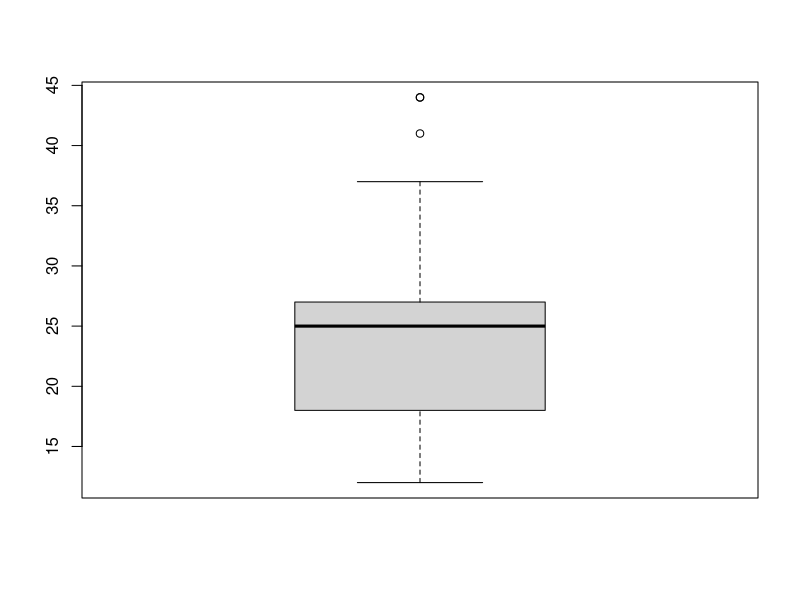
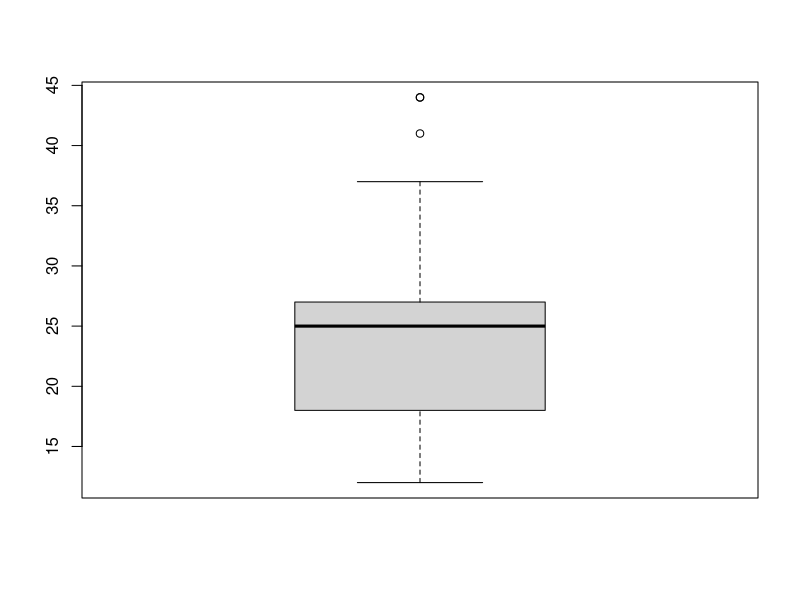
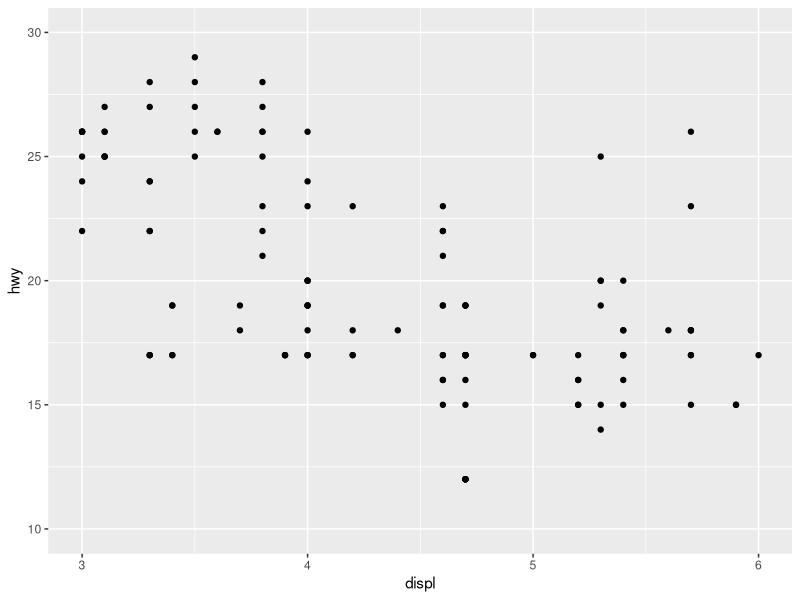
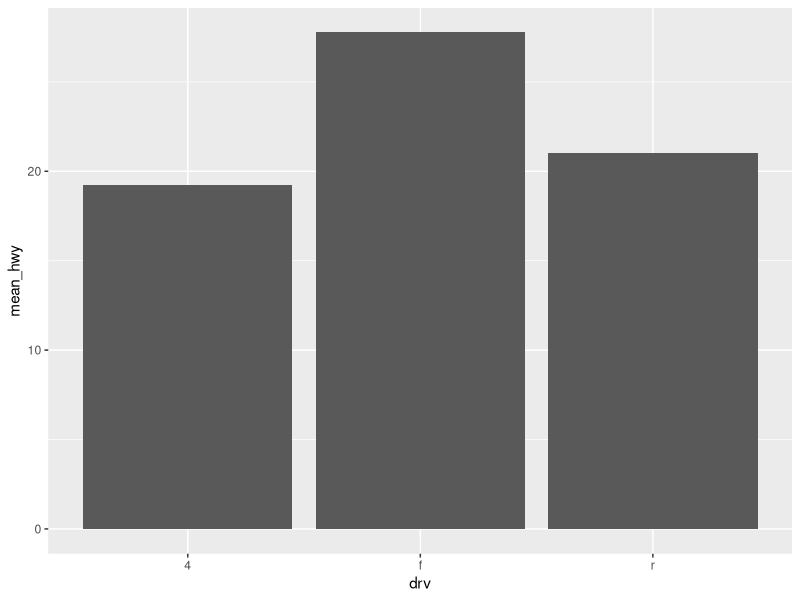
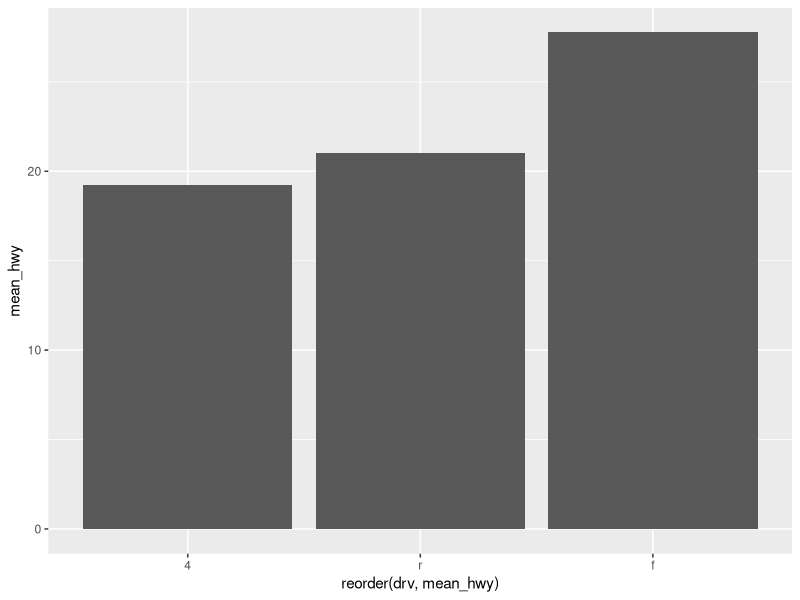
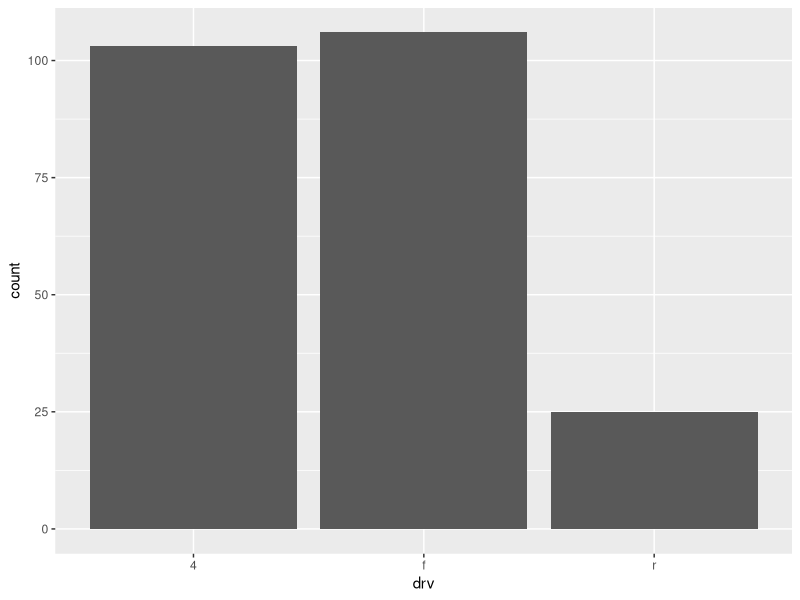
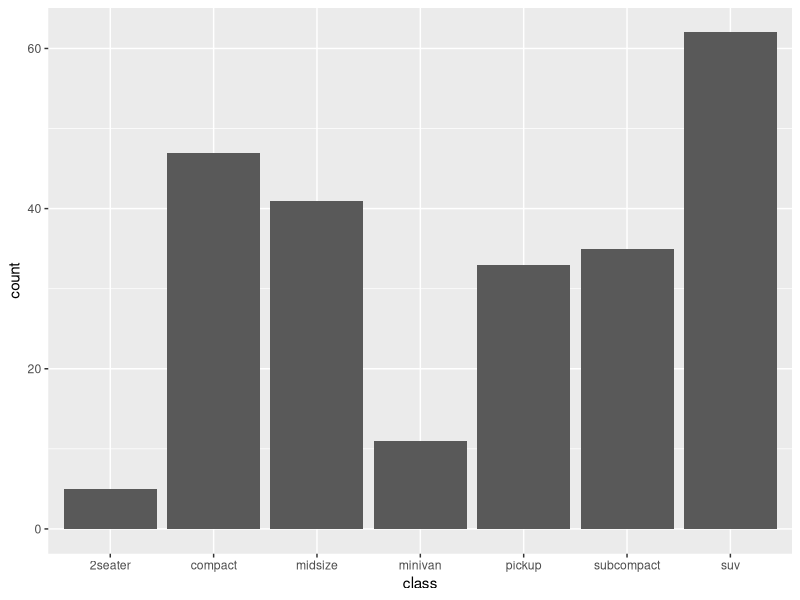
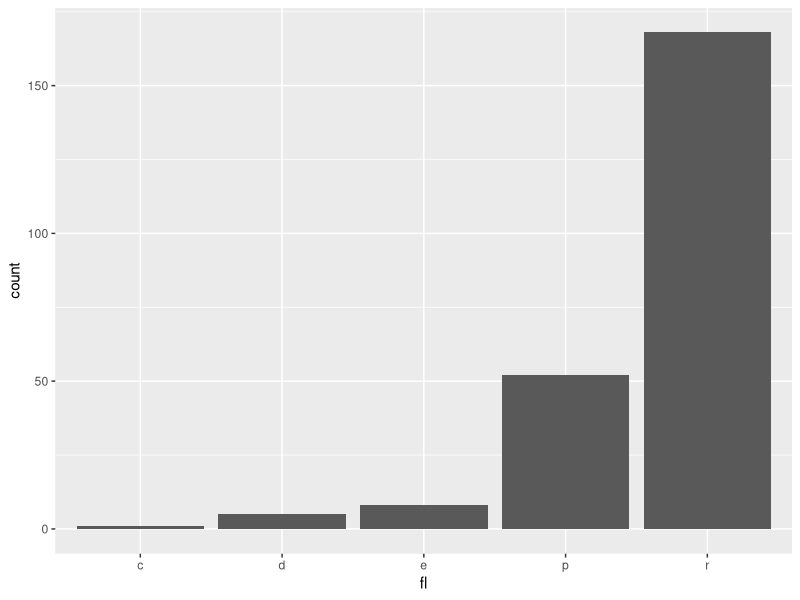

Generate these figures, in order, with R:
# 10일차 수업 - 20190729(월)

library(dplyr)
library(ggplot2)
library(readxl)

# < 결측치 데이터 처리 확인 학습 >
mpg <- as.data.frame(ggplot2::mpg)
View(mpg)
mpg[c(65, 124, 131, 153, 212), "hwy"] <- NA

# 1. 구동방식별로 고속도로연비 평균이 어떻게 다른지 알아보려고 합니다. 분석을 하기 전에 두 변수에 결측치 데이터가 있는지 확인해야 합니다. drv변수와 hwy변수에 결측치가 몇 개 있는지 알아보시오.
table(is.na(mpg$drv))
table(is.na(mpg$hwy))

# 2. filter()를 이용하여 hwy변수의 결측치 데이터를 제외하고, 어떤 구동 방식의 hwy 평균이 높은지 확인하시오.
mpg_nomissing <- mpg %>% filter(!is.na(hwy)) %>% 
  group_by(drv) %>% 
  summarise(drv_hwy = mean(hwy)) %>% 
  arrange(-drv_hwy)
View(mpg_nomissing)

#####
# 이상치(outlier) - 존재할 수 없는 값, 극단적인 값(정상적인 범위를 벗어난 값)

# 1. 이상치 데이터를 판별
# sex - 남:1, 여:2, 3: outlier
# score - 1~5사이의 값, 6이상은 outlier
outlier <- data.frame(sex = c(1, 2, 1, 3, 2, 1), 
                     score = c(5, 4, 3, 4, 2, 6))
outlier

table(outlier$sex)
table(outlier$scroe)

# 2. 이상치를 결측치 변경
outlier$sex <- ifelse(!outlier$sex %in% c(1, 2), NA, outlier$sex)
outlier$score <- ifelse(outlier$score <= 0 | outlier$score >= 6, NA, outlier$score)
outlier

# 3. 분석 작업 - 성별에 따른 score 평균
outlier_sex <- outlier %>% filter(!is.na(sex) & !is.na(score)) %>% group_by(sex) %>% summarise(sex_mean = mean(score))
outlier_sex

# 상자그림
# 밑에서부터 하단 극단치 0%, 1분위수 25%, 2분위수 50%, 3분위수 75%, 상단 극단치 100%, 그 이외의 값은 outlier
# 1. 이상치 확인
boxplot(mpg$hwy)

boxplot(mpg$hwy)$stats # 상자그림에서의 각 분위수에 해당하는 값을 출력

# 2. 이상치를 처리 -> 결측치 변경, 결측치 확인
mpg$hwy <- ifelse(mpg$hwy < 12 | mpg$hwy > 37, NA, mpg$hwy)
table(is.na(mpg$hwy))

# 3. 구동방식별 고속도로 연비의 평균을 높은순으로 확인
mpg %>% 
  filter(!is.na(hwy)) %>% 
  group_by(drv) %>% 
  summarise(mean_drv = mean(hwy)) %>% 
  arrange(-mean_drv)

mpg %>% 
  group_by(drv) %>% 
  summarise(mean_hwy = mean(hwy, na.rm = T)) %>% 
  arrange(-mean_hwy)

##########

# 그래프 만들기 - ggplot2 패키지 안에 포함되어 있는 함수

# 1. 산점도 - x축, y축에 점으로 데이터를 표현, 변수와 변수와의 관계를 나타낼 때 사용
# 배기량(displ)별 고속도로 연비(hwy)를 산점도 표현
# x축: displ, y축: hwy
ggplot(data = mpg, aes(x = displ, y = hwy)) + # 데이터, 축
  geom_point() + # 그래프의 종류
  xlim(3, 6) + # x축의 범위
  ylim(10, 30) # y축의 범위

# 2. 막대 그래프 - 데이터의 크기를 막대로 표현, 변수(그룹)간의 차이를 나타낼 때 사용
# 구동방식별 고속도로 연비의 평균을 막대 그래프로 표현
mpg_drv <- mpg %>% 
  group_by(drv) %>% 
  summarise(mean_hwy = mean(hwy, na.rm = T))

mpg_drv

ggplot(data = mpg_drv, aes(x = drv, y = mean_hwy)) + geom_col() # 정렬 X

ggplot(data = mpg_drv, aes(x = reorder(drv, mean_hwy), y = mean_hwy)) + geom_col() # 오름차순 정렬

# 2-1. 막대 그래프 - 단순히 빈도를 누적하여 나타내는 그래프
# 구동방식(drv)에 따른 빈도수
ggplot(data = mpg, aes(x = drv)) + geom_bar()
table(mpg$drv)

# 차종에 따른 빈도수
ggplot(data = mpg, aes(x = class)) + geom_bar()
table(mpg$class)

# 연료에 따른 빈도수
ggplot(data = mpg, aes(x = fl)) + geom_bar()
table(mpg$fl)

# geom_col() - 요약 정보(통계 정보)
# geom_bar() - 원재료의 정보를 그대로 표현(빈도)

# < 산점도 확인학습 >
mpg <- as.data.frame(ggplot2::mpg)
# 1. mpg에서 도시연비와 고속도로연비 간에 어떤 관계가 있는지 확인하려고 합니다. x축은 cty, y축은 hwy로 된 산점도를 만들어 보시오.
ggplot(data = mpg, aes(x = cty, y = hwy)) + geom_point()

# 2. midwest에서 전체 인구와 아시아인 인구 간에 어떤 관계가 있는지 확인하려고 합니다. x축은 poptotal, y축은 popasian로 된 산점도를 만들어 보시오. 전체 인구는 50만명 이하, 아시아인 인구는 1만명 이하인 지역만 산점도에 표시되도록 설정하시오.
View(midwest)
ggplot(data = midwest, aes(x = poptotal, y = popasian))
  geom_point()
  xlim(0, 500000)
  ylim(0, 10000)

# < 막대 그래프 확인학습 >
# 1. 어떤 회사에서 생산한 "suv"차종의 도시연비가 높은지 확인하려고 합니다. "suv" 차종을 대상으로 평균 도시연비가 가장 높은 회사 다섯 곳을 막대 그래프로 표현하시오. 막대는 연비가 높은 순으로 정렬하여 표현하시오.
mpg_bar <- mpg %>% 
  filter(class == "suv") %>% 
  group_by(manufacturer) %>% 
  summarise(mean_hwy = mean(hwy, na.rm = T)) %>% 
  arrange(-mean_hwy) %>% 
  head(5)

ggplot(data = mpg_bar, aes(x = reorder(manufacturer, mean_hwy), y = mean_hwy)) + geom_col()

# 2. 자동차 중에서 어떤 차종이 많은지 알아보려고 합니다. 자동차 종류별 빈도를 표현한 막대그래프를 만들어보시오.
ggplot(data = mpg, aes(x = model)) + geom_bar()
